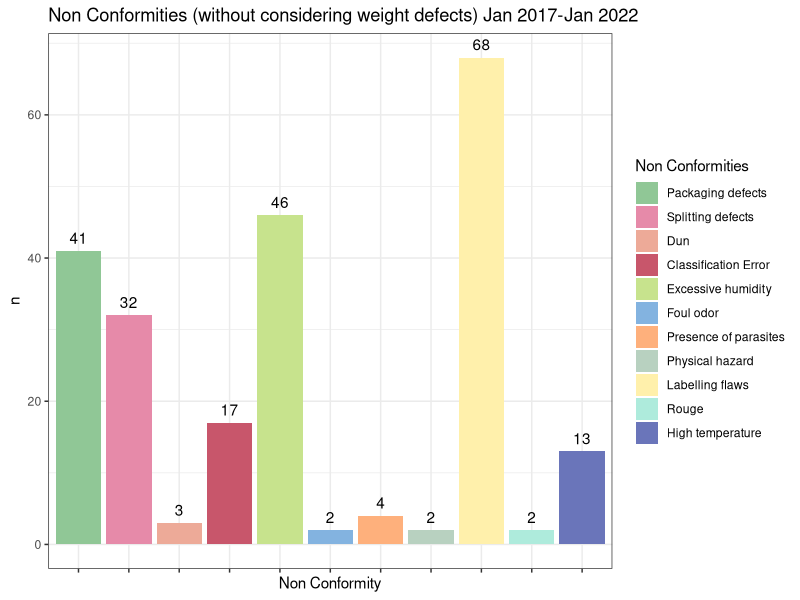
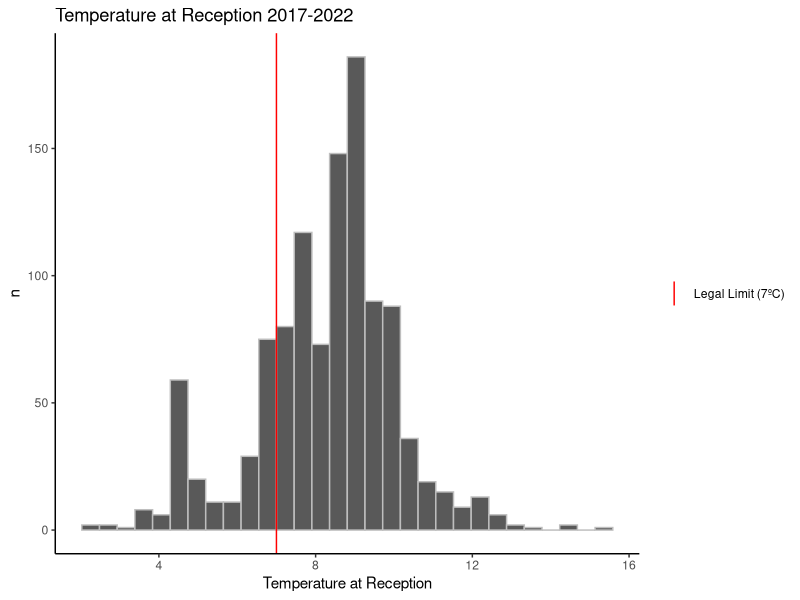

These figures' R source, in order: (Note: this script raises an error after producing the figures.)


library(tidyverse)
library(ggplot2)
library(ggforce)
library(grid)
library(readxl)

Temp <- read_excel("DB_Limpo.xlsx", sheet="Temperaturas")%>%
  as.data.frame() %>% 
  rename(temperatura=`Temperatura Receção Logística (ºC)`)

Hum <- read_excel("DB_Limpo.xlsx", sheet="HumidadeBSS")%>%
  as.data.frame() %>% 
  rename(hum = `Humidade (%)`,
         conf = `Conformidade legal`)

NC <- read_excel("DB_Limpo.xlsx", sheet="NC_Rececao") %>%
  as.data.frame() %>% 
  rename(razao= `Razão Não Conformidade`,
         tipo = `Tipo Não Conformidade`,
         rejeitado = `Rejeição (S/N)`)

NC_sem_peso <- subset(NC, razao != "Peso")

df <- table(NC$tipo, NC$rejeitado) %>% 
  as.data.frame.matrix()
  
# Statistical tests for association between variables
  
# Fisher's exact test to test for association between rejection and NC; rejection adn typer of NC
asso_NC_rej <- fisher.test(NC$razao,NC$rejeitado, simulate.p.value=TRUE)

asso_TNC_rej<- fisher.test(NC$tipo,NC$rejeitado, simulate.p.value=TRUE)

  
# --> Gráfico de barras de NC:    
# Functions that allow rotating NC bar graph
  
# https://stackoverflow.com/questions/52665619/how-to-change-the-position-of-the-zoomed-area-from-facet-zoom 
  
facet_zoom2 <- function(x, y, xy, zoom.data, xlim = NULL, ylim = NULL, 
                        split = FALSE, horizontal = TRUE, zoom.size = 2, 
                        show.area = TRUE, shrink = TRUE) {
  x <- if (missing(x)) if (missing(xy)) NULL else lazyeval::lazy(xy) else lazyeval::lazy(x)
  y <- if (missing(y)) if (missing(xy)) NULL else lazyeval::lazy(xy) else lazyeval::lazy(y)
  zoom.data <- if (missing(zoom.data)) NULL else lazyeval::lazy(zoom.data)
  if (is.null(x) && is.null(y) && is.null(xlim) && is.null(ylim)) {
    stop("Either x- or y-zoom must be given", call. = FALSE)
  }
  if (!is.null(xlim)) x <- NULL
  if (!is.null(ylim)) y <- NULL
  ggproto(NULL, FacetZoom2,
          shrink = shrink,
          params = list(
            x = x, y = y, xlim = xlim, ylim = ylim, split = split, zoom.data = zoom.data,
            zoom.size = zoom.size, show.area = show.area,
            horizontal = horizontal
          )
  )
}

FacetZoom2 <- ggproto(
  "FacetZoom2",
  ggforce::FacetZoom,
  
  compute_layout = function(data, params) {
    layout <- rbind( # has both x & y dimension
      data.frame(name = 'orig', SCALE_X = 1L, SCALE_Y = 1L),
      data.frame(name = 'x', SCALE_X = 2L, SCALE_Y = 1L),
      data.frame(name = 'y', SCALE_X = 1L, SCALE_Y = 2L),
      data.frame(name = 'full', SCALE_X = 2L, SCALE_Y = 2L),
      data.frame(name = 'orig_true', SCALE_X = 1L, SCALE_Y = 1L),
      data.frame(name = 'zoom_true', SCALE_X = 1L, SCALE_Y = 1L)
    )
    if (is.null(params$y) && is.null(params$ylim)) { # no y dimension
      layout <- layout[c(1,2, 5:6),]
    } else if (is.null(params$x) && is.null(params$xlim)) { # no x dimension
      layout <- layout[c(1,3, 5:6),]
    }
    layout$PANEL <- seq_len(nrow(layout))
    layout
  },
  
  draw_panels = function(panels, layout, x_scales, y_scales, ranges, coord,
                         data, theme, params) {
    
    if (is.null(params$x) && is.null(params$xlim)) {
      params$horizontal <- TRUE
    } else if (is.null(params$y) && is.null(params$ylim)) {
      params$horizontal <- FALSE
    }
    if (is.null(theme[['zoom']])) {
      theme$zoom <- theme$strip.background
    }
    if (is.null(theme$zoom.x)) {
      theme$zoom.x <- theme$zoom
    }
    if (is.null(theme$zoom.y)) {
      theme$zoom.y <- theme$zoom
    }
    axes <- render_axes(ranges, ranges, coord, theme, FALSE)
    panelGrobs <- ggforce:::create_panels(panels, axes$x, axes$y)
    panelGrobs <- panelGrobs[seq_len(length(panelGrobs) - 2)]
    if ('full' %in% layout$name && !params$split) {
      panelGrobs <- panelGrobs[c(1, 4)]
    }
    
    # changed coordinates in indicator / lines to zoom from 
    # the opposite horizontal direction
    if ('y' %in% layout$name) {
      if (!inherits(theme$zoom.y, 'element_blank')) {
        zoom_prop <- scales::rescale(
          y_scales[[2]]$dimension(ggforce:::expansion(y_scales[[2]])),
          from = y_scales[[1]]$dimension(ggforce:::expansion(y_scales[[1]])))
        indicator <- polygonGrob(
          x = c(0, 0, 1, 1), # was x = c(1, 1, 0, 0), 
          y = c(zoom_prop, 1, 0), 
          gp = gpar(col = NA, fill = alpha(theme$zoom.y$fill, 0.5)))
        lines <- segmentsGrob(
          x0 = c(1, 1), x1 = c(0, 0), # was x0 = c(0, 0), x1 = c(1, 1)
          y0 = c(0, 1), y1 = zoom_prop,
          gp = gpar(col = theme$zoom.y$colour,
                    lty = theme$zoom.y$linetype,
                    lwd = theme$zoom.y$size,
                    lineend = 'round'))
        indicator_h <- grobTree(indicator, lines)
      } else {
        indicator_h <- zeroGrob()
      }
    }
    
    if ('x' %in% layout$name) {
      if (!inherits(theme$zoom.x, 'element_blank')) {
        zoom_prop <- scales::rescale(x_scales[[2]]$dimension(ggforce:::expansion(x_scales[[2]])),
                                     from = x_scales[[1]]$dimension(ggforce:::expansion(x_scales[[1]])))
        indicator <- polygonGrob(c(zoom_prop, 1, 0), c(1, 1, 0, 0), 
                                 gp = gpar(col = NA, fill = alpha(theme$zoom.x$fill, 0.5)))
        lines <- segmentsGrob(x0 = c(0, 1), y0 = c(0, 0), x1 = zoom_prop, y1 = c(1, 1), 
                              gp = gpar(col = theme$zoom.x$colour,
                                        lty = theme$zoom.x$linetype,
                                        lwd = theme$zoom.x$size,
                                        lineend = 'round'))
        indicator_v <- grobTree(indicator, lines)
      } else {
        indicator_v <- zeroGrob()
      }
    }
    
    if ('full' %in% layout$name && params$split) {
      space.x <- theme$panel.spacing.x
      if (is.null(space.x)) space.x <- theme$panel.spacing
      space.x <- unit(5 * as.numeric(convertUnit(space.x, 'cm')), 'cm')
      space.y <- theme$panel.spacing.y
      if (is.null(space.y)) space.y <- theme$panel.spacing
      space.y <- unit(5 * as.numeric(convertUnit(space.y, 'cm')), 'cm')
      
      # change horizontal order of panels from [zoom, original] to [original, zoom]
      # final <- gtable::gtable_add_cols(panelGrobs[[3]], space.x)
      # final <- cbind(final, panelGrobs[[1]], size = 'first')
      # final_tmp <- gtable::gtable_add_cols(panelGrobs[[4]], space.x)
      # final_tmp <- cbind(final_tmp, panelGrobs[[2]], size = 'first')
      final <- gtable::gtable_add_cols(panelGrobs[[1]], space.x)
      final <- cbind(final, panelGrobs[[3]], size = 'first')
      final_tmp <- gtable::gtable_add_cols(panelGrobs[[2]], space.x)
      final_tmp <- cbind(final_tmp, panelGrobs[[4]], size = 'first')
      
      final <- gtable::gtable_add_rows(final, space.y)
      final <- rbind(final, final_tmp, size = 'first')
      final <- gtable::gtable_add_grob(final, list(indicator_h, indicator_h),
                                       c(2, 6), 3, c(2, 6), 5,
                                       z = -Inf, name = "zoom-indicator")
      final <- gtable::gtable_add_grob(final, list(indicator_v, indicator_v), 
                                       3, c(2, 6), 5, 
                                       z = -Inf, name = "zoom-indicator")
      heights <- unit.c(
        unit(max_height(list(axes$x[[1]]$top, axes$x[[3]]$top)), 'cm'),
        unit(1, 'null'),
        unit(max_height(list(axes$x[[1]]$bottom, axes$x[[3]]$bottom)), 'cm'),
        space.y,
        unit(max_height(list(axes$x[[2]]$top, axes$x[[4]]$top)), 'cm'),
        unit(params$zoom.size, 'null'),
        unit(max_height(list(axes$x[[2]]$bottom, axes$x[[4]]$bottom)), 'cm')
      )
      
      # swop panel width specifications according to the new horizontal order
      widths <- unit.c(
        # unit(max_width(list(axes$y[[3]]$left, axes$y[[4]]$left)), 'cm'),
        # unit(params$zoom.size, 'null'),
        # unit(max_height(list(axes$y[[3]]$right, axes$y[[4]]$right)), 'cm'),
        # space.x,
        # unit(max_width(list(axes$y[[1]]$left, axes$y[[2]]$left)), 'cm'),
        # unit(1, 'null'),
        # unit(max_height(list(axes$y[[1]]$right, axes$y[[2]]$right)), 'cm')        
        unit(max_width(list(axes$y[[1]]$left, axes$y[[2]]$left)), 'cm'),
        unit(1, 'null'),
        unit(max_height(list(axes$y[[1]]$right, axes$y[[2]]$right)), 'cm'),
        space.x,
        unit(max_width(list(axes$y[[3]]$left, axes$y[[4]]$left)), 'cm'),
        unit(params$zoom.size, 'null'),
        unit(max_height(list(axes$y[[3]]$right, axes$y[[4]]$right)), 'cm')
        
      )
      final$heights <- heights
      final$widths <- widths
    } else {
      if (params$horizontal) {
        space <- theme$panel.spacing.x
        if (is.null(space)) space <- theme$panel.spacing
        space <- unit(5 * as.numeric(convertUnit(space, 'cm')), 'cm')
        heights <- unit.c(
          unit(max_height(list(axes$x[[1]]$top, axes$x[[2]]$top)), 'cm'),
          unit(1, 'null'),
          unit(max_height(list(axes$x[[1]]$bottom, axes$x[[2]]$bottom)), 'cm')
        )
        
        # change horizontal order of panels from [zoom, original] to [original, zoom]
        # first <- gtable::gtable_add_cols(panelGrobs[[2]], space)
        # first <- cbind(final, panelGrobs[[1]], size = 'first')
        final <- gtable::gtable_add_cols(panelGrobs[[1]], space) 
        final <- cbind(final, panelGrobs[[2]], size = "first") 
        
        final$heights <- heights
        
        # swop panel width specifications according to the new horizontal order
        # unit(c(params$zoom.size, 1), 'null')
        final$widths[panel_cols(final)$l] <- unit(c(1, params$zoom.size), 'null') 
        
        final <- gtable::gtable_add_grob(final, indicator_h, 2, 3, 2, 5, 
                                         z = -Inf, name = "zoom-indicator")
      } else {
        space <- theme$panel.spacing.y
        if (is.null(space)) space <- theme$panel.spacing
        space <- unit(5 * as.numeric(convertUnit(space, 'cm')), 'cm')
        widths <- unit.c(
          unit(max_width(list(axes$y[[1]]$left, axes$y[[2]]$left)), 'cm'),
          unit(1, 'null'),
          unit(max_height(list(axes$y[[1]]$right, axes$y[[2]]$right)), 'cm')
        )
        final <- gtable::gtable_add_rows(panelGrobs[[1]], space)
        final <- rbind(final, panelGrobs[[2]], size = 'first')
        final$widths <- widths
        final$heights[panel_rows(final)$t] <- unit(c(1, params$zoom.size), 'null')
        final <- gtable::gtable_add_grob(final, indicator_v, 3, 2, 5, 
                                         z = -Inf, name = "zoom-indicator")
      }
    }
    final
  }
)


bar_graph_NC <- ggplot(NC, aes(razao, fill=razao))+ 
  geom_bar() + facet_zoom2(ylim=c(0,70)) + 
  scale_x_discrete("Non Conformity", labels= NULL) + 
  scale_fill_manual(values= c("#90C796", "#E68AA9", "#EDAA98", "#C8566B", "#C7E38D", "#83B3E0", "#FEB07C", "#B8D1C0", "#9D75BF", "#FFF0AB", "#AEEBDC", "#6A75BA"), name="Non Conformities", labels= c("Packaging defects","Splitting defects", "Dun", "Classification Error", "Excessive humidity", "Foul odor", "Presence of parasites", "Physical hazard", "Net weight defects", "Labelling flaws", "Rouge", "High temperature")) + 
  labs( y="n", title= "Non Conformities Jan 2017-Jan 2022") + 
  geom_text(aes(label = ..count..), stat = "count", vjust=-0.6) +
  theme_bw()

bar_graph_NC_sem_peso <- ggplot(NC_sem_peso, aes(razao, fill=razao))+ 
  geom_bar() + 
  scale_x_discrete("Non Conformity", labels= NULL) + 
  scale_fill_manual(values= c("#90C796", "#E68AA9", "#EDAA98", "#C8566B", "#C7E38D", "#83B3E0", "#FEB07C", "#B8D1C0", "#FFF0AB", "#AEEBDC", "#6A75BA"), name="Non Conformities", labels= c("Packaging defects","Splitting defects", "Dun", "Classification Error", "Excessive humidity", "Foul odor", "Presence of parasites", "Physical hazard", "Labelling flaws", "Rouge", "High temperature")) + 
  labs( y="n", title= "Non Conformities (without considering weight defects) Jan 2017-Jan 2022") + 
  geom_text(aes(label = ..count..), stat = "count", vjust=-0.6) +
  theme_bw()

# --> Gráfico pontos Humidade com linhas horizontais de média e limite
Hum_graph <- ggplot(Hum) + 
  geom_point(aes(Hdata, humidade))+ 
  theme_classic() + 
  geom_hline(aes(yintercept = 47, colour="Legal Limit (47%)")) +
  scale_x_date(date_breaks = "1 year", date_labels = "%Y") +		  
  scale_colour_manual(values= c("red")) +
  labs(x="Year", 
       y="Relative Humidity (%)", 
       title="Relative humidity (%) 2017-2022",
       color=NULL)

# --> Gráfico extremos e quartis Humidade com linha horizontal limite legal
Hum_boxplot <- ggplot(Hum, aes(Hum$`Conformidade legal`, Hum$`Humidade (%)`)) +
  geom_boxplot()+
  geom_hline(aes(yintercept=47, color="Legal Limit (47%)")) +
  scale_colour_manual(values=c("Green")) +
  labs(x= "Legal Conformity",
       y= "Relative Humidity",
       title="Box-plot Relative Humidity 2017-2022",
       color=NULL)

# --> Histograma de temperaturas receção
Temp_hist<- ggplot(Temp) +
  geom_histogram(aes(temperatura), col="grey") +
  geom_vline(aes(xintercept=7, colour="Legal Limit (7ºC)")) +
  scale_color_manual(values=c("Red"))+
  labs(x="Temperature at Reception",
       y="n",
       title="Temperature at Reception 2017-2022",
       color=NULL) +
  theme_classic()
